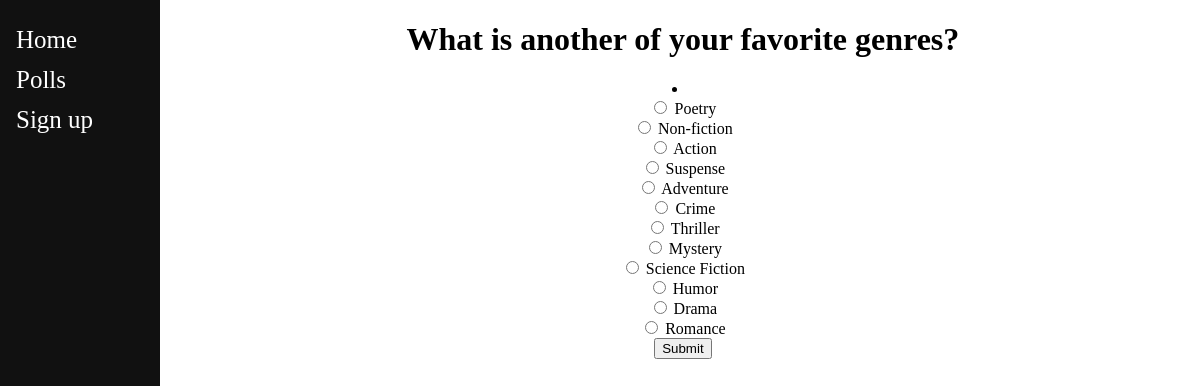
The app's page /polls/8/ with its own data.
### polls/models.py (models this page shows, shortened)
class Question(models.Model):
    question_text = models.CharField(max_length=200)
    pub_date = models.DateTimeField('date published')

class Choice(models.Model):
    question = models.ForeignKey(Question, on_delete=models.CASCADE)
    choice_text = models.CharField(max_length=200)
    votes = models.IntegerField(default=0)

### polls/views.py (the view)
# urls.py: path('<int:pk>/', views.DetailView.as_view(), name='detail'),
class DetailView(generic.DetailView):
    model = Question
    template_name = 'polls/detail.html'

### polls/templates/polls/detail.html (shortened to what this page needs)
{% extends "base_layout.html" %}
{% block content %}
<div class="sidenav">
	<a href="{% url 'index' %}">Home</a>
	<a href="/polls">Polls</a>
	<a href="/register"> Sign up</a>
</div>
<h1 style="text-align:center">{{ question.question_text }}</h1>
<li style="text-align:center">
<form action="{% url 'polls:vote' question.id %}" method="post">
{% for choice in question.choice_set.all %}
 	<input type="radio" name="choice" id="choice{{ forloop.counter }}" value="{{ choice.id }}">
    <label for="choice{{ forloop.counter }}">{{ choice.choice_text }}</label><br>
{% endfor %}
<input type="submit" value="Submit">
</li style="text-align:center">
{% endblock %}

### home/static/home/homestyle.css (style rules this page uses)
.sidenav { height:100%; width:160px; position: absolute; z-index:1; top:0; left:0; background-color:#111; overflow-x: :hidden; padding-top:20px; }
.sidenav a { padding:6px 8px 6px 16px; text-decoration: none; font-size:25px; color: #ffffff; display:block; }

### records on screen
Question: question_text "What is another of your favorite genres?"
Choice: choice_text "Poetry"
Choice: choice_text "Non-fiction"
Choice: choice_text "Action"
Choice: choice_text "Suspense"
Choice: choice_text "Adventure"
Choice: choice_text "Crime"
Choice: choice_text "Thriller"
Choice: choice_text "Mystery"
Choice: choice_text "Science Fiction"
Choice: choice_text "Humor"
Choice: choice_text "Drama"
Choice: choice_text "Romance"
